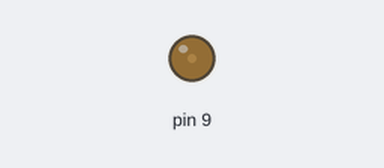
The sketch below on a simulated Arduino Uno, built with avr-gcc and run on an emulated ATmega328P. On the bench: output pins drawn as LEDs (lit = HIGH).

Above: at 0.05 s.
At 0.25 s:
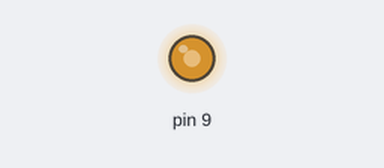
At 0.35 s:
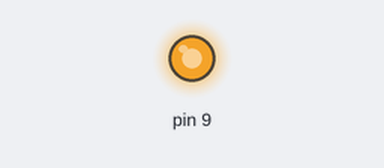
At 0.65 s:
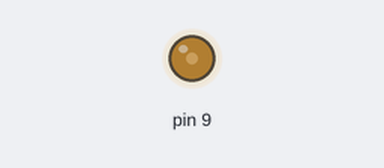
Timing chart, 0 to 3.0 s (numbered marks = the images above):
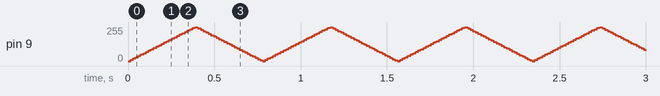

The sketch:

Motor.ino
```cpp
int motor = 0;

void setup() {
  // put your setup code here, to run once:
  pinMode ( 9 , OUTPUT);
}

void loop() {
  // put your main code here, to run repeatedly:
  for (motor = 0; motor <= 255; motor += 10)
  {
    analogWrite(9, motor);
    delay(15);
  }

  for (motor = 255; motor >= 0; motor -= 10)
  {
    analogWrite(9, motor);
    delay(15);
  }

}
```
